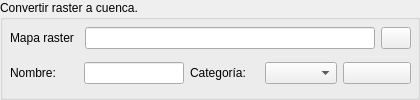
                  <widget class="QGroupBox" name="groupBox_3">
                   <property name="minimumSize">
                    <size>
                     <width>0</width>
                     <height>100</height>
                    </size>
                   </property>
                   <property name="title">
                    <string>Convertir raster a cuenca.</string>
                   </property>
                   <widget class="QWidget" name="verticalLayoutWidget">
                    <property name="geometry">
                     <rect>
                      <x>10</x>
                      <y>20</y>
                      <width>401</width>
                      <height>71</height>
                     </rect>
                    </property>
                    <layout class="QVBoxLayout" name="verticalLayout_19">
                     <item>
                      <layout class="QHBoxLayout" name="horizontalLayout_40">
                       <item>
                        <widget class="QLabel" name="labelDIR_4">
                         <property name="toolTip">
                          <string>&lt;html&gt;&lt;head/&gt;&lt;body&gt;&lt;p&gt;Mapa DIR (direcciones de flujo) obtenido a partir del MDE.  Se debe obtener mediante la herramienta &lt;span style=&quot; font-style:italic;&quot;&gt;r.watershed&lt;/span&gt; de GRASS.&lt;/p&gt;&lt;/body&gt;&lt;/html&gt;</string>
                         </property>
                         <property name="whatsThis">
                          <string>&lt;html&gt;&lt;head/&gt;&lt;body&gt;&lt;p&gt;Mapa DIR (direcciones de flujo) obtenido a partir del MDE.  Se debe obtener mediante la herramienta &lt;span style=&quot; font-style:italic;&quot;&gt;r.watershed&lt;/span&gt; de GRASS.&lt;/p&gt;&lt;/body&gt;&lt;/html&gt;</string>
                         </property>
                         <property name="text">
                          <string>Mapa raster</string>
                         </property>
                        </widget>
                       </item>
                       <item>
                        <widget class="QLineEdit" name="PathRaster2WMF">
                         <property name="maximumSize">
                          <size>
                           <width>290</width>
                           <height>16777215</height>
                          </size>
                         </property>
                         <property name="readOnly">
                          <bool>false</bool>
                         </property>
                        </widget>
                       </item>
                       <item>
                        <widget class="QPushButton" name="ButtonPathRaster2WMF">
                         <property name="minimumSize">
                          <size>
                           <width>30</width>
                           <height>0</height>
                          </size>
                         </property>
                         <property name="maximumSize">
                          <size>
                           <width>30</width>
                           <height>16777215</height>
                          </size>
                         </property>
                         <property name="text">
                          <string/>
                         </property>
                         <property name="icon">
                          <iconset resource="resources.qrc">
                           <normaloff>:/plugins/HydroSEDPlugin/icons/folder.png</normaloff>:/plugins/HydroSEDPlugin/icons/folder.png</iconset>
                         </property>
                        </widget>
                       </item>
                      </layout>
                     </item>
                     <item>
                      <layout class="QHBoxLayout" name="horizontalLayout_41">
                       <item>
                        <widget class="QLabel" name="labelDIR_5">
                         <property name="toolTip">
                          <string>&lt;html&gt;&lt;head/&gt;&lt;body&gt;&lt;p&gt;Mapa DIR (direcciones de flujo) obtenido a partir del MDE.  Se debe obtener mediante la herramienta &lt;span style=&quot; font-style:italic;&quot;&gt;r.watershed&lt;/span&gt; de GRASS.&lt;/p&gt;&lt;/body&gt;&lt;/html&gt;</string>
                         </property>
                         <property name="whatsThis">
                          <string>&lt;html&gt;&lt;head/&gt;&lt;body&gt;&lt;p&gt;Mapa DIR (direcciones de flujo) obtenido a partir del MDE.  Se debe obtener mediante la herramienta &lt;span style=&quot; font-style:italic;&quot;&gt;r.watershed&lt;/span&gt; de GRASS.&lt;/p&gt;&lt;/body&gt;&lt;/html&gt;</string>
                         </property>
                         <property name="text">
                          <string>Nombre: </string>
                         </property>
                        </widget>
                       </item>
                       <item>
                        <widget class="QLineEdit" name="NameRaster2WMF">
                         <property name="maximumSize">
                          <size>
                           <width>100</width>
                           <height>16777215</height>
                          </size>
                         </property>
                         <property name="readOnly">
                          <bool>false</bool>
                         </property>
                        </widget>
                       </item>
                       <item>
                        <widget class="QLabel" name="labelDIR_6">
                         <property name="toolTip">
                          <string>&lt;html&gt;&lt;head/&gt;&lt;body&gt;&lt;p&gt;Mapa DIR (direcciones de flujo) obtenido a partir del MDE.  Se debe obtener mediante la herramienta &lt;span style=&quot; font-style:italic;&quot;&gt;r.watershed&lt;/span&gt; de GRASS.&lt;/p&gt;&lt;/body&gt;&lt;/html&gt;</string>
                         </property>
                         <property name="whatsThis">
                          <string>&lt;html&gt;&lt;head/&gt;&lt;body&gt;&lt;p&gt;Mapa DIR (direcciones de flujo) obtenido a partir del MDE.  Se debe obtener mediante la herramienta &lt;span style=&quot; font-style:italic;&quot;&gt;r.watershed&lt;/span&gt; de GRASS.&lt;/p&gt;&lt;/body&gt;&lt;/html&gt;</string>
                         </property>
                         <property name="text">
                          <string>Categoría: </string>
                         </property>
                        </widget>
                       </item>
                       <item>
                        <widget class="QComboBox" name="ComboBoxRaster2WMF"/>
                       </item>
                       <item>
                        <widget class="QPushButton" name="Button_Raster2WMF">
                         <property name="toolTip">
                          <string>Ejecutar la función de trazado de corriente.</string>
                         </property>
                         <property name="whatsThis">
                          <string>Ejecutar la función de trazado de corriente.</string>
                         </property>
                         <property name="text">
                          <string/>
                         </property>
                         <property name="icon">
                          <iconset resource="resources.qrc">
                           <normaloff>:/plugins/HydroSEDPlugin/icons/play.png</normaloff>:/plugins/HydroSEDPlugin/icons/play.png</iconset>
                         </property>
                        </widget>
                       </item>
                      </layout>
                     </item>
                    </layout>
                   </widget>
                  </widget>
